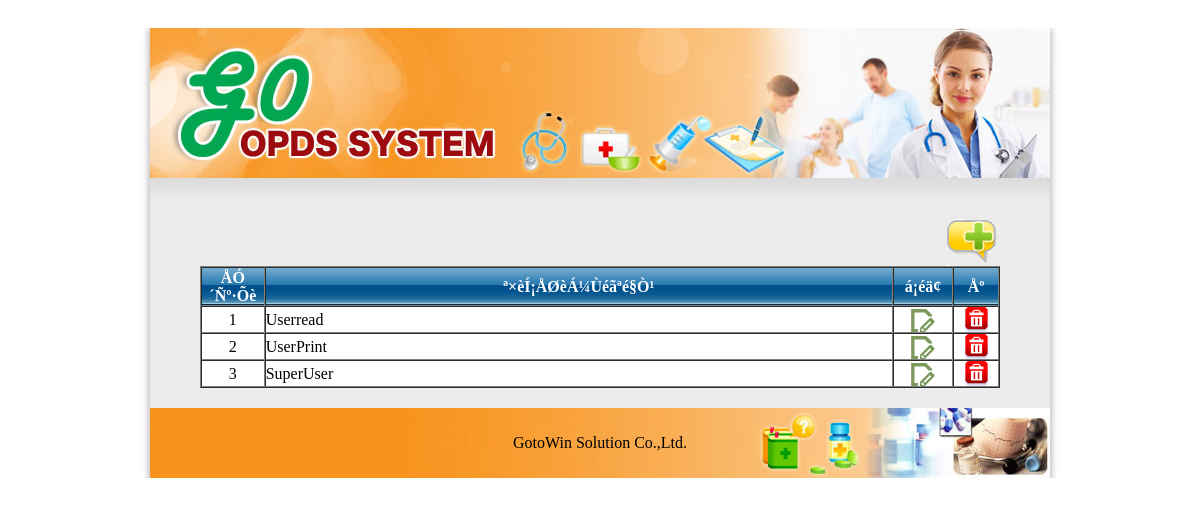
Screenshot of /opd/page_content/show_usergroup.php (signed in) with the database file from the repository.
### tables this page shows
CREATE TABLE `tb_opd_group` (
  `groupID` int(5) NOT NULL,
  `groupname` varchar(255) NOT NULL,
  PRIMARY KEY (`groupID`)
);

### opd/System_config/connection.php (called while the page is built, shortened)
<?php
$database = "hdbms";
?>

### opd/page_content/show_usergroup.php (the view, shortened to what this page needs)
<?php
	include ("../System_config/connection.php");
	if($_SESSION["PID"] == session_id()) {
$StatusAdd=$_GET["status"];
	if($StatusAdd == 1){
			$bgcolor = "#66FF66";
			$showstatus = "´Óà¹Ô¹¡ÒÃÊÓàÃç¨";
	}
	else if (($StatusAdd == 0) and ($StatusAdd != "")){
			$bgcolor = "#FF0000";
			$showstatus = "äÁèÊÒÁÒÃ¶´Óà¹Ô¹¡ÒÃä´é ¡ÃØ³ÒÅÍ§ÍÕ¡¤ÃÑé§";
	}
	else {
			$bgcolor = "";
			$showstatus = "";
	}
?>
<!DOCTYPE html PUBLIC "-//W3C//DTD XHTML 1.0 Transitional//EN" "http://www.w3.org/TR/xhtml1/DTD/xhtml1-transitional.dtd">
<html xmlns="http://www.w3.org/1999/xhtml">
<head>
<link rel="stylesheet" href="../css/menu/style.css" type="text/css" />
</head>
<body>
<table align="center" width="1000" border="0" cellspacing="0" cellpadding="0">
  <td width="999"><?php include ("../System_Design/header.php"); ?></td></tr>
  <img src="../images/span.gif" height="20" />
  <tr>
    <td background="../images/design_webOPD/web-OPDS01_03.jpg">
<table align="center" width="800" border="0" cellspacing="0" cellpadding="0">
  <tr>
    <td width="600"  height="40" align="left" bgcolor="<?=$bgcolor?>"><strong><?=$showstatus?></strong></td>
  </tr>
  <tr>
    <td width="600" align="right"><a href="frm_add_usergroup.php"><img src="../images/icon_wb2.gif" border="0" /></a></td>
  </tr>
</table>
<table align="center" width="800" border="1" cellspacing="0" cellpadding="0">
  <tr class="head-tb">
    <td width="62" height="37" align="center">ÅÓ´Ñº·Õè</td>
    <td width="635" align="center">ª×èÍ¡ÅØèÁ¼Ùéãªé§Ò¹</td>
    <td width="59" align="center">á¡éä¢</td>
    <td width="44" align="center">Åº</td>
  </tr>
<?php
$SQLshowG = "select * from tb_opd_group order by groupID asc";
$RESshowG = mysql_db_query($database,$SQLshowG);
$Rcount = 0;
while($VALshowG = mysql_fetch_array($RESshowG)){
 if (($VALshowG["groupID"])<>"") $Rcount = $Rcount + 1;
?>
 <? if ($VALshowG["groupID"] !=99){ ?>
  <tr bgcolor="#FFFFFF">
    <td align="center"><?=$Rcount?></td>
    <td><?=$VALshowG["groupname"]?></td>
<?php
	if($VALshowG["groupname"] != "Adminitrator"){
?>
    <td align="center"><a href="frm_edit_usergroup.php?gid=<?=$VALshowG["groupID"]?>"><img src="../images/icon_n_edit.gif" border="0" /></a></td>
    <td align="center"><a href="frm_del_usergroup.php?gid=<?=$VALshowG["groupID"]?>"><img src="../images/icon_b_delete2.gif" border="0" /></a></td>
  </tr>
<?php
	}
	else {
		print "<td>&nbsp;</td>";
		print "<td>&nbsp;</td>";
	}
}
} ?>
</table>
      <img src="../images/span.gif" height="20" />
    </td>
  </tr>
  <tr><td><?php include ("../System_Design/footer.php"); ?></td></tr>
</table>
</body>
</html>
<?php
}
else{
	print "<script language='javascript' >window.location='../frm_login.php';</script>";
}
?>

### rows the page displays
tb_opd_group: Rcount "1", groupname "Userread"
tb_opd_group: Rcount "2", groupname "UserPrint"
tb_opd_group: Rcount "3", groupname "SuperUser"
